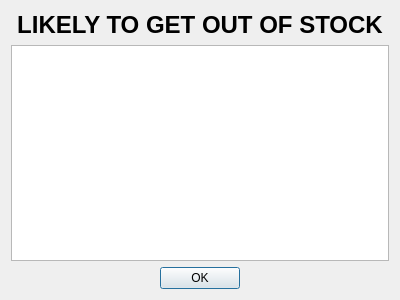
<?xml version="1.0" encoding="UTF-8"?>
<ui version="4.0">
 <class>Stock</class>
 <widget class="QDialog" name="Stock">
  <property name="geometry">
   <rect>
    <x>0</x>
    <y>0</y>
    <width>400</width>
    <height>300</height>
   </rect>
  </property>
  <property name="windowTitle">
   <string>Dialog</string>
  </property>
  <layout class="QGridLayout" name="gridLayout">
   <item row="0" column="0">
    <widget class="QLabel" name="label">
     <property name="sizePolicy">
      <sizepolicy hsizetype="Expanding" vsizetype="Preferred">
       <horstretch>0</horstretch>
       <verstretch>0</verstretch>
      </sizepolicy>
     </property>
     <property name="text">
      <string>&lt;html&gt;&lt;head/&gt;&lt;body&gt;&lt;p align=&quot;center&quot;&gt;&lt;span style=&quot; font-size:18pt; font-weight:600;&quot;&gt;LIKELY TO GET OUT OF STOCK&lt;/span&gt;&lt;/p&gt;&lt;/body&gt;&lt;/html&gt;</string>
     </property>
    </widget>
   </item>
   <item row="1" column="0">
    <widget class="QTableView" name="tableView"/>
   </item>
   <item row="2" column="0">
    <layout class="QHBoxLayout" name="horizontalLayout">
     <item>
      <spacer name="horizontalSpacer">
       <property name="orientation">
        <enum>Qt::Horizontal</enum>
       </property>
       <property name="sizeHint" stdset="0">
        <size>
         <width>128</width>
         <height>20</height>
        </size>
       </property>
      </spacer>
     </item>
     <item>
      <widget class="QPushButton" name="pushButton">
       <property name="text">
        <string>OK</string>
       </property>
      </widget>
     </item>
     <item>
      <spacer name="horizontalSpacer_2">
       <property name="orientation">
        <enum>Qt::Horizontal</enum>
       </property>
       <property name="sizeHint" stdset="0">
        <size>
         <width>148</width>
         <height>20</height>
        </size>
       </property>
      </spacer>
     </item>
    </layout>
   </item>
  </layout>
 </widget>
 <resources/>
 <connections/>
</ui>
